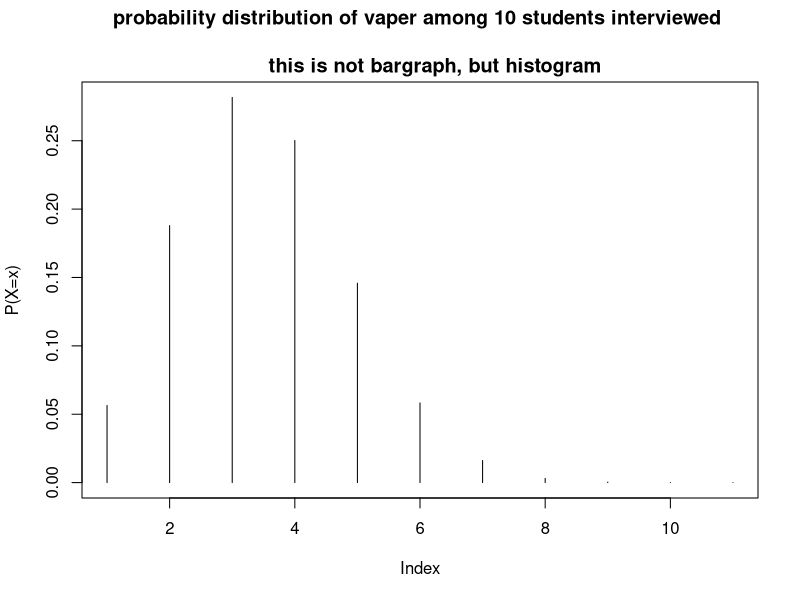

Write R code to recreate this figure.

# Part2-2. Discrete, binomial distribution. 
# Vaping example 
# Probability of population - vapint 

P_vape_pop <- 1145/4583
P_vape_pop

# Now, your sample and observed (realized) outcome event, k = 6, out of n=10 sample size 
dbinom(x = 6, size = 10, prob = P_vape_pop)

# and from 0 to 6 vaping outcomes 
dbinom(x = 0:10, size = 10, prob = P_vape_pop)


plot(dbinom(x = 0:10, size = 10, prob = P_vape_pop), ylab = "P(X=x)", type = "h", main = "probability distribution of vaper among 10 students interviewed \n 
     this is not bargraph, but histogram")

#so, how likely is this obsevation of X=>6? if the prevalence of vaping is truly 25%? 

# sum to 1, obviously 
sum(dbinom(x = 0:10, size = 10, prob = P_vape_pop))

# add up P(X>5)
dbinom(x = 0:10, size = 10, prob = P_vape_pop)



